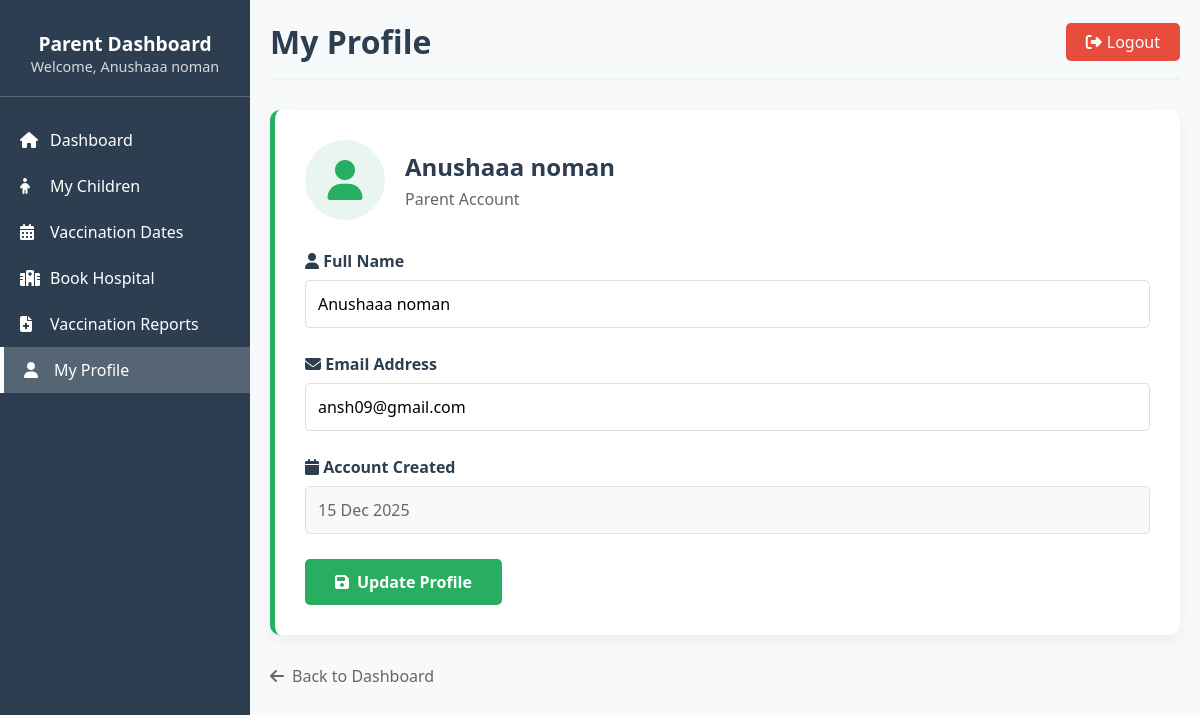
/parent/profile.php (signed in), run on an earlier commit of the app's database.
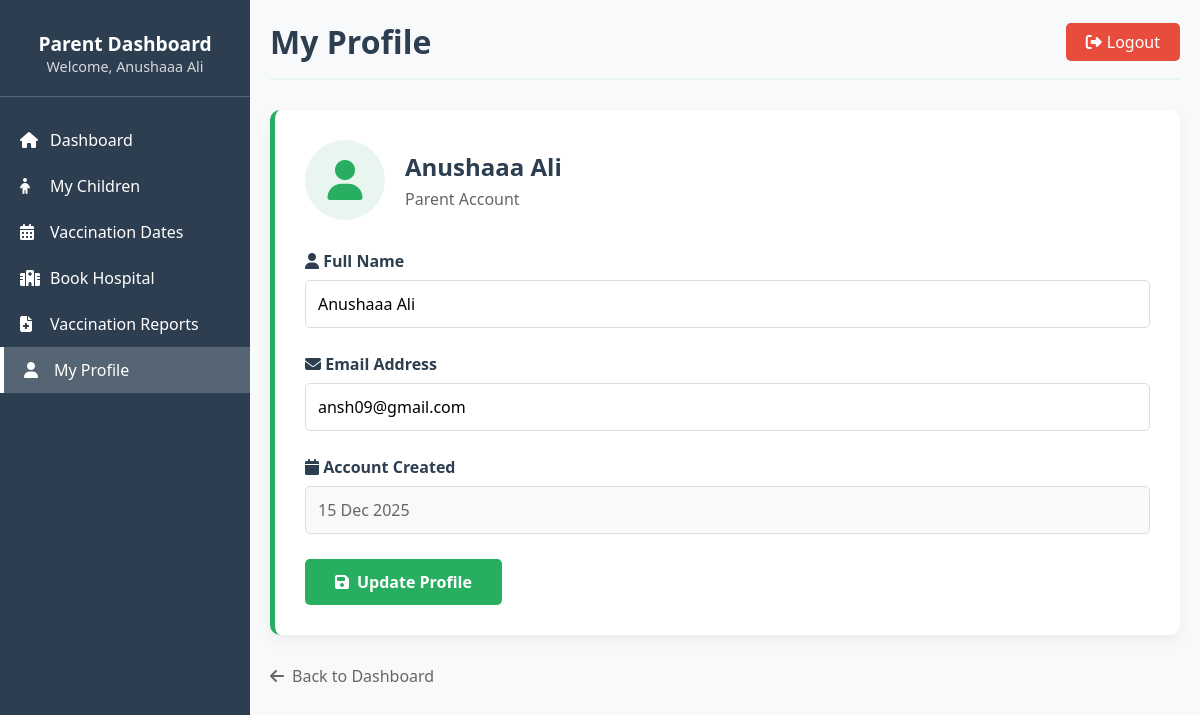
And on a later commit of the database.
### tables this page shows
CREATE TABLE `users` (
  `user_id` int(11) NOT NULL,
  `role` varchar(20) NOT NULL,
  `name` varchar(100) NOT NULL,
  `email` varchar(100) NOT NULL,
  `password` varchar(255) NOT NULL,
  `created_at` datetime DEFAULT current_timestamp()
);

### parent/profile.php (the view, shortened to what this page needs)
<?php
require_once '../includes/config.php';
$parent_id = $_SESSION['user_id'];
$sql = "SELECT name, email, created_at FROM users WHERE user_id = '$parent_id'";
$result = mysqli_query($conn, $sql);
$parent = mysqli_fetch_assoc($result);
?>
<!DOCTYPE html>
<html lang="en">
<head>
    <link rel="stylesheet" href="https://cdnjs.cloudflare.com/ajax/libs/font-awesome/6.4.0/css/all.min.css">
</head>
<body>
    <div class="dashboard-container">
        <div class="sidebar">
            <div class="sidebar-header">
                <h2>Parent Dashboard</h2>
                <p style="font-size: 0.9rem; opacity: 0.8;">Welcome, <?php echo $_SESSION['name']; ?></p>
            </div>
            <div class="sidebar-menu">
                <a href="dashboard.php" class="menu-item">
                    <i class="fas fa-home"></i> Dashboard
                </a>
                <a href="children.php" class="menu-item">
                    <i class="fas fa-child"></i> My Children
                </a>
                <a href="vaccination_dates.php" class="menu-item">
                    <i class="fas fa-calendar-alt"></i> Vaccination Dates
                </a>
                <a href="book_hospital.php" class="menu-item">
                    <i class="fas fa-hospital"></i> Book Hospital
                </a>
                <a href="reports.php" class="menu-item">
                    <i class="fas fa-file-medical"></i> Vaccination Reports
                </a>
                <a href="profile.php" class="menu-item active">
                    <i class="fas fa-user"></i> My Profile
                </a>
            </div>
        </div>
        <div class="main-content">
            <div class="header">
                <h1>My Profile</h1>
                <a href="../logout.php" class="logout-btn">
                    <i class="fas fa-sign-out-alt"></i> Logout
                </a>
            </div>
            <div class="profile-card">
                <div class="profile-header">
                    <div class="profile-icon">
                        <i class="fas fa-user"></i>
                    </div>
                    <div class="profile-info">
                        <h2><?php echo htmlspecialchars($parent['name']); ?></h2>
                        <p>Parent Account</p>
                    </div>
                </div>
                <form method="POST">
                    <div class="form-group">
                        <label><i class="fas fa-user"></i> Full Name</label>
                        <input type="text" name="name" value="<?php echo htmlspecialchars($parent['name']); ?>" required>
                    </div>
                    <div class="form-group">
                        <label><i class="fas fa-envelope"></i> Email Address</label>
                        <input type="email" name="email" value="<?php echo htmlspecialchars($parent['email']); ?>" required>
                    </div>
                    <div class="form-group">
                        <label><i class="fas fa-calendar"></i> Account Created</label>
                        <input type="text" value="<?php echo date('d M Y', strtotime($parent['created_at'])); ?>" readonly>
                    </div>
                    <button type="submit" class="btn">
                        <i class="fas fa-save"></i> Update Profile
                    </button>
                </form>
            </div>
            <div style="text-align: center; margin-top: 30px;">
                <a href="dashboard.php" class="back-link">
                    <i class="fas fa-arrow-left"></i> Back to Dashboard
                </a>
            </div>
        </div>
    </div>
</body>
</html>

What changed in the data, as far as the page shows it:
changed users "ansh09@gmail.com": name "Anushaaa noman" → "Anushaaa Ali"
Also different on the page:
$_SESSION['name']: "Anushaaa noman" → "Anushaaa Ali"
